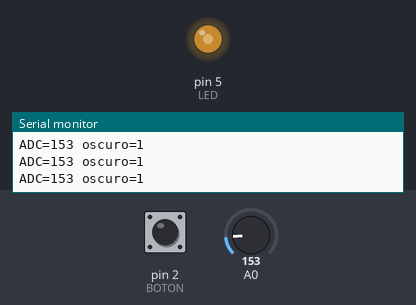
Recording of a sketch running on a simulated Arduino Uno, built with avr-gcc and run on an emulated ATmega328P. Parts: output pins drawn as LEDs (lit = HIGH), the last lines printed to the serial monitor. The test bench sets the inputs (shaded band); at power-on: pin 2 (BOTON) HIGH, A0 = 153.

Above: at 1.2 s.
1.3 s: pin 2 (BOTON) pulled LOW for 0.15 s
At 2.5 s:
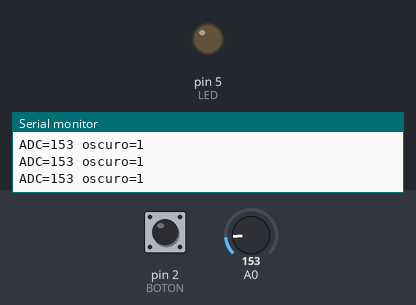
2.9 s: pin 2 (BOTON) pulled LOW for 1 s
At 4.0 s:
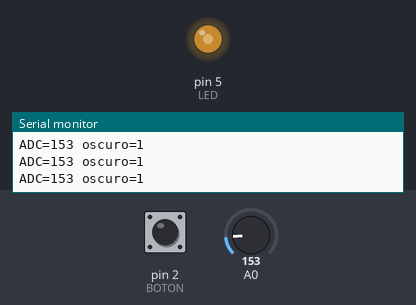
5.4 s: pin 2 (BOTON) pulled LOW for 3.2 s
At 5.7 s:
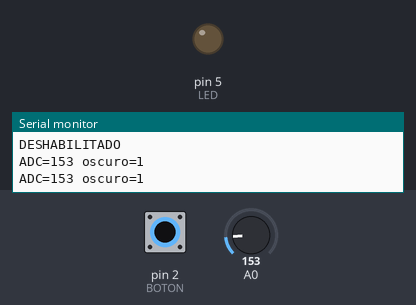
Timing chart, 0 to 8.4 s (numbered marks = the images above; inputs shaded):
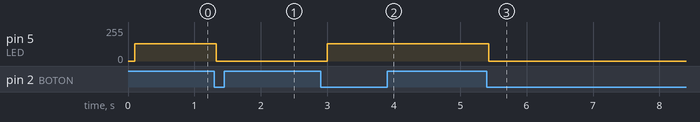

The sketch:

luz_automatica.ino
```cpp
#include "Logica.h"
#include <Arduino.h>
const byte LED = 5, BOTON = 2;
Curso::Boton boton;
bool habilitado = true, oscuro = false;
unsigned long ultimo = 0;
void setup() {
  Serial.begin(115200);
  pinMode(LED, OUTPUT);
  analogWrite(LED, 0);
  pinMode(BOTON, INPUT_PULLUP);
}
void loop() {
  if (boton.actualizar(digitalRead(BOTON), millis())) {
    habilitado = !habilitado;
    Serial.println(habilitado ? F("AUTO") : F("DESHABILITADO"));
    if (!habilitado)
      analogWrite(LED, 0);
  }
  if (millis() - ultimo >= 100) {
    ultimo = millis();
    int raw = analogRead(A0);
    oscuro = Curso::histeresisAlta(1023 - raw, oscuro, 623, 423);
    analogWrite(LED, habilitado && oscuro ? 128 : 0);
    Serial.print(F("ADC="));
    Serial.print(raw);
    Serial.print(F(" oscuro="));
    Serial.println(oscuro);
  }
}
```

Logica.h
```cpp
#pragma once
#include <math.h>
#include <stdint.h>
namespace Curso {
inline bool transcurrido(uint32_t ahora, uint32_t antes, uint32_t periodo) {
  return uint32_t(ahora - antes) >= periodo;
}
inline uint8_t pwmDesdeAdc(uint16_t raw) {
  if (raw > 1023)
    raw = 1023;
  return (uint32_t(raw) * 255) / 1023;
}
inline bool temperaturaTmp36(uint16_t raw, float referencia, float &t) {
  if (raw > 1023 || !isfinite(referencia) || referencia <= 0)
    return false;
  t = ((raw + 0.5f) * referencia / 1024.0f - 0.5f) * 100.0f;
  return isfinite(t) && t >= -40 && t <= 125;
}
inline bool distanciaCm(uint32_t tiempo, float &cm) {
  if (!tiempo)
    return false;
  cm = tiempo * 0.0343f / 2.0f;
  return cm >= 2 && cm <= 400;
}
inline bool histeresisAlta(float valor, bool anterior, float alto, float bajo) {
  return anterior ? valor > bajo : valor >= alto;
}
struct Boton {
  bool crudo = true, estable = true;
  uint32_t cambio = 0;
  bool actualizar(bool nivel, uint32_t ahora) {
    if (nivel != crudo) {
      crudo = nivel;
      cambio = ahora;
    }
    if (crudo != estable && transcurrido(ahora, cambio, 30)) {
      estable = crudo;
      return !estable;
    }
    return false;
  }
};
} // namespace Curso
```

Measured:
- after the input at 1.3 s, pin 5 (LED): 128/255 → 0/255 at once
- after the input at 2.9 s, pin 5 (LED): 0/255 → 128/255 after 0.10 s
- after the input at 5.4 s, pin 5 (LED): 128/255 → 0/255 at once
